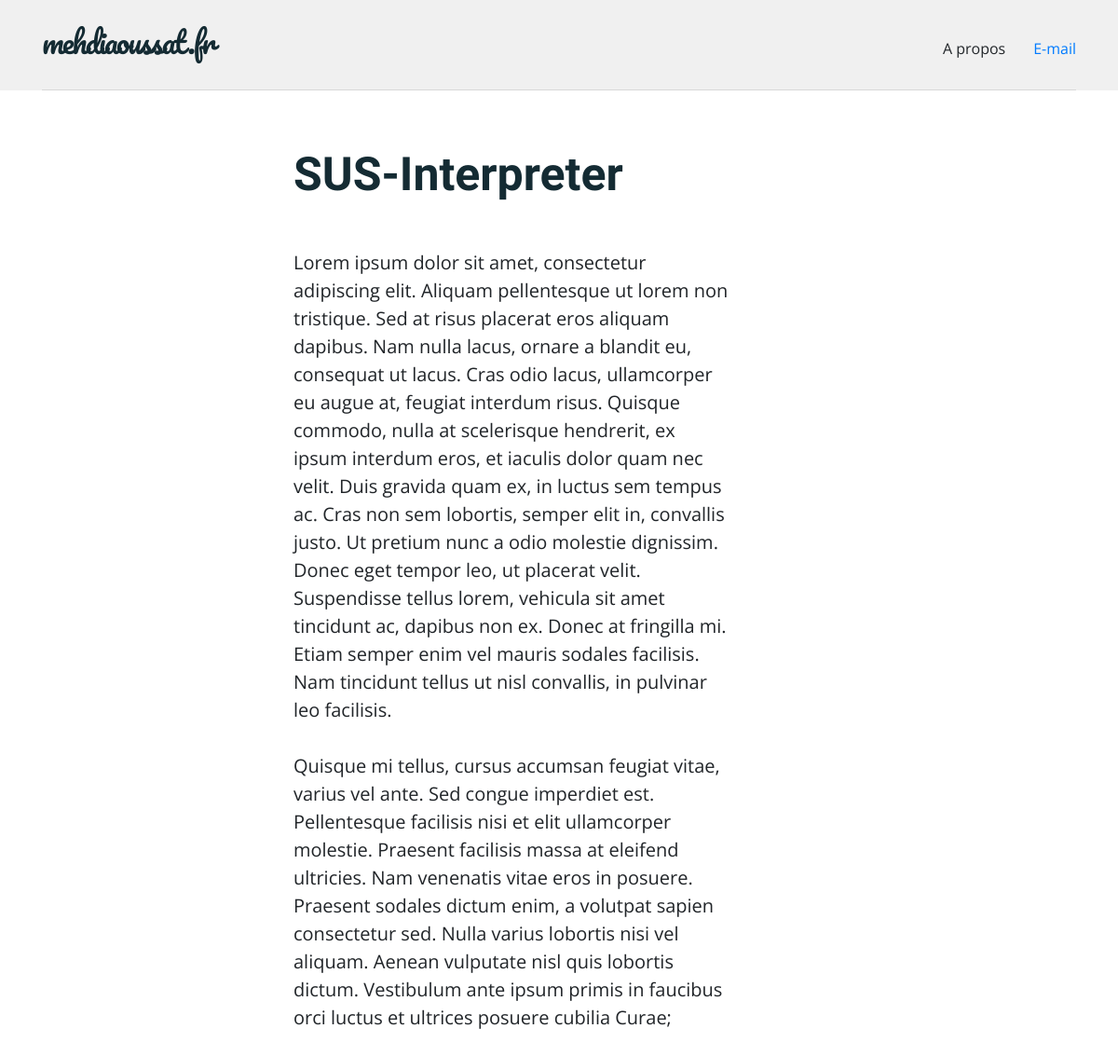
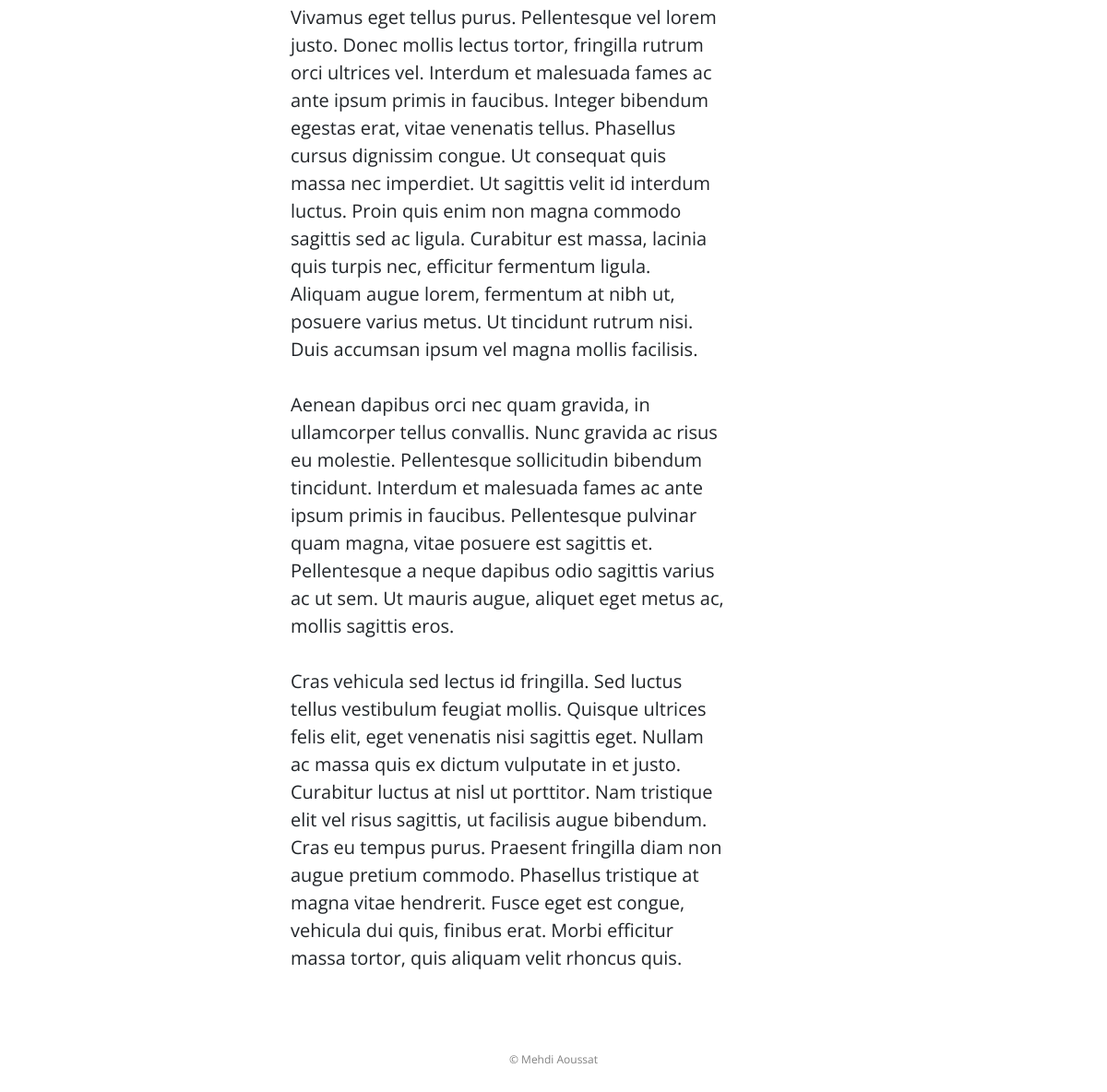
The app's page /projet/SUS/ with its own data (2 pictures, top to bottom).
### book/models.py (models this page shows, shortened)
class Page_projet(models.Model):
	titre = models.CharField(max_length=200)
	text = models.TextField(blank=True)
	tag = models.CharField(max_length=200)
	description = models.TextField(default="")
	img_description = models.ImageField(upload_to = 'description_projets/', default = 'description_projets/no-img.jpg')

### book/views.py (the view)
# urls.py: path('projet/<str:tag>/',views.page_projet, name="page_projet"),
def page_projet(request,tag):
	projets = get_object_or_404(Page_projet, tag=tag)
	return render(request, 'book/page_projet.html',{'projets' : projets})

### book/templates/book/page_projet.html
{% extends 'book/base.html' %}
{%block content1%}
<div class="row prjwrapper">
	<div class="col-md-5 offset-md-3 ">
		<h2> {{projets.titre}} </h2>
		<p>
			{{projets.text|safe|linebreaksbr}}
		</p>
	</div>
</div>
{%endblock%}

### book/static/css/book.css (style rules this page uses)
body { font-family:"open sans" ; font-size:1em; }
h2 { font-family:"Share"; font-weight:bold; color:#142b33; }
.prjwrapper { margin:60px auto; }
.prjwrapper h2 { font-size: 50px; margin-bottom:50px; }
.prjwrapper p { font-size:20px; margin-top:10px; }

### records on screen
Page_projet: titre "SUS-Interpreter", text "Lorem ipsum dolor sit amet, consectetur adipiscing elit. Aliquam pellentesque ut lorem non tristique. Sed at risus placerat eros aliquam dapibus. Nam nulla lacus, ornare a blandit eu, consequat ut lacus. Cras odio lacus, ullamcorper eu augue at, feugiat interdum risus. Quisque commodo, nulla at scelerisque hendrerit, ex ipsum interdum eros, et iaculis dolor quam nec velit. Duis gravida quam ex, in luctus sem tempus ac. Cras non sem lobortis, semper elit in, convallis justo. Ut pretium nunc a odio molestie dignissim. Donec eget tempor leo, ut placerat velit. Suspendisse tellus lorem, vehicula sit amet tincidunt ac, dapibus non ex. Donec at fringilla mi. Etiam semper enim vel mauris sodales…"
